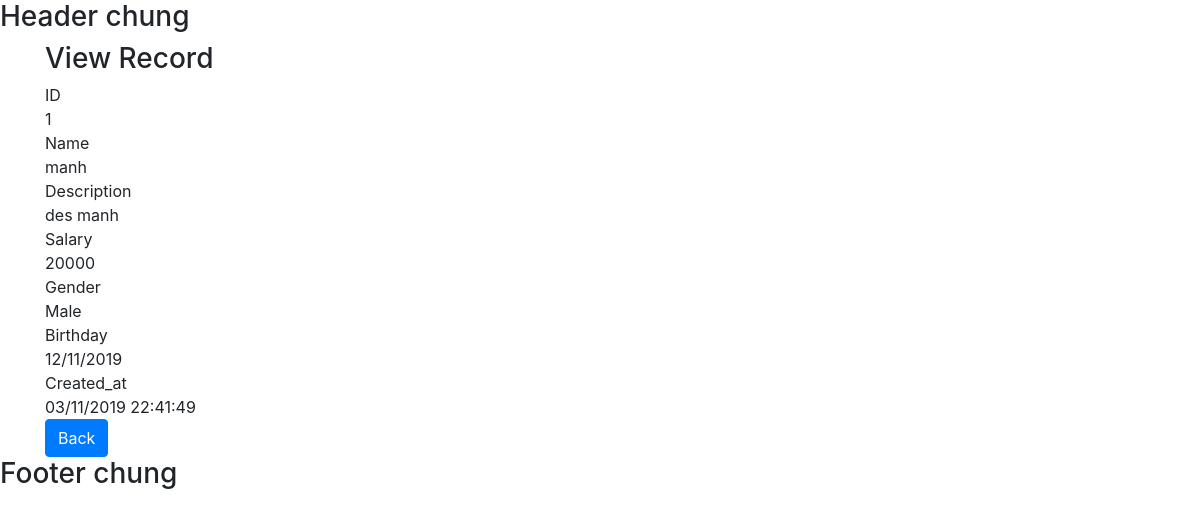
Page /index.php?id=1&action=detail on the committed database.
### tables this page shows
CREATE TABLE `employees` (
  `id` int(11) NOT NULL AUTO_INCREMENT,
  `name` varchar(100) NOT NULL,
  `description` text,
  `gender` tinyint(4) DEFAULT NULL,
  `salary` int(10) DEFAULT NULL,
  `birthday` date DEFAULT NULL,
  `created_at` timestamp NULL DEFAULT CURRENT_TIMESTAMP ON UPDATE CURRENT_TIMESTAMP,
  PRIMARY KEY (`id`)
);

### controllers/EmployeeController.php (called while the page is built, shortened)
<?php
require_once "model/employee.php";
class EmployeeController
{
    public function detail() {
        if (!isset($_GET['id'])){
            $_SESSION['error'] = "Không tìm thấy dữ liệu";
            header("Location: index.php");
            exit();
        }
        else {
            $employees_model = New employee();
            $employee = $employees_model->detail();
        }
        require_once "view/employees/detail.php";
    }
}

### model/employee.php (called while the page is built, shortened)
<?php
class employee{
public function connectDB(){
    try {
        $connection =New PDO (self::DB_DSN,self:: DB_USERNAME,self::DB_PASSWORD);
    }
    catch (PDOException $e){
        die('Co loi: '. $e->getMessage());
    }
    return $connection;
}
public function detail(){
    $connection= $this->connectDB();
    $obj_detail=$connection->prepare("SELECT * FROM employees WHERE id = :id");
    $arr_select= [
        ":id" => $_GET['id']
    ];
    $employees=$obj_detail->execute($arr_select);
    $employees= $obj_detail->fetchAll(PDO::FETCH_ASSOC);
    $employee = $employees[0];
    return $employee;
}
}

### view/employees/detail.php (the view)
<?php
require_once "view/layouts/header.php"
?>
    <div class="container">
        <h3>View Record</h3>
        ID <br>
        <?php echo $employee['id']?><br>
        Name <br>
        <?php echo $employee['name']?><br>
        Description <br>
        <?php echo $employee['description']?><br>
        Salary <br>
        <?php echo $employee['salary']?><br>
        Gender <br>
        <?php if ($employee['gender'] == 1){
            echo "Male";
        }
        else {
            echo "Female";
        }?><br>
        Birthday <br>
        <?php echo date("d/m/Y", strtotime($employee['birthday']))?><br>
        Created_at <br>
        <?php echo date("d/m/Y H:i:s", strtotime($employee['created_at'])) ?><br>
        <button class="btn btn-primary"><a href="index.php?controller=employee&action=listEmployee" style="color: white">Back</a></button>
    </div>
<?php
require_once "view/layouts/footer.php"
?>

### rows in the picture
employees: id "1", name "manh", description "des manh", salary "20000", birthday "12/11/2019", created_at "03/11/2019 22:41:49"
